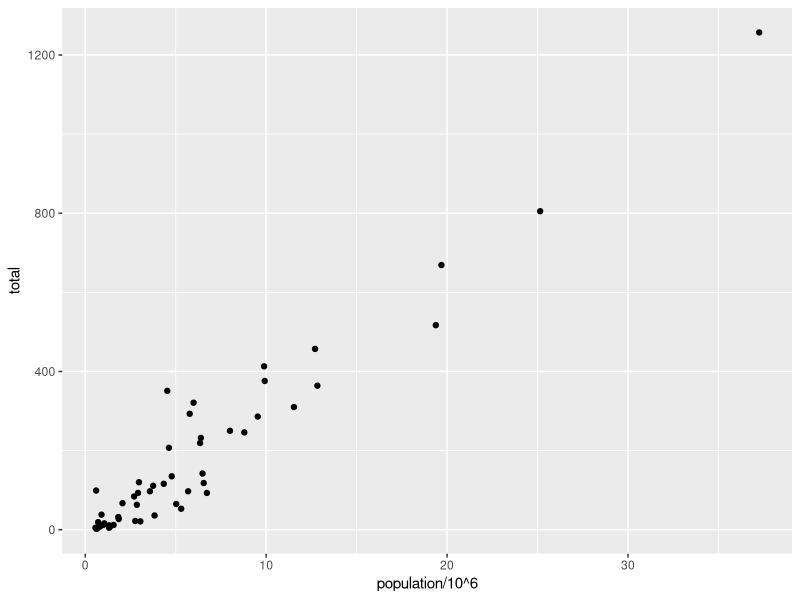
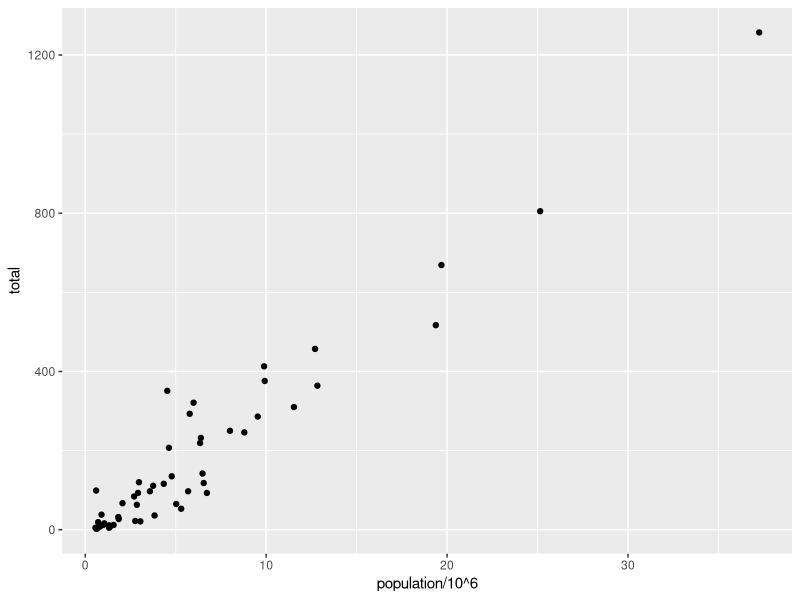
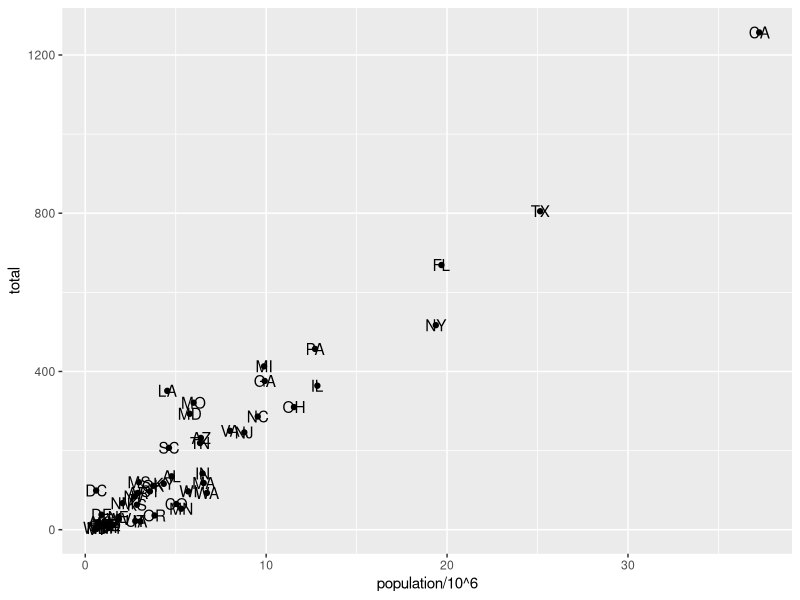
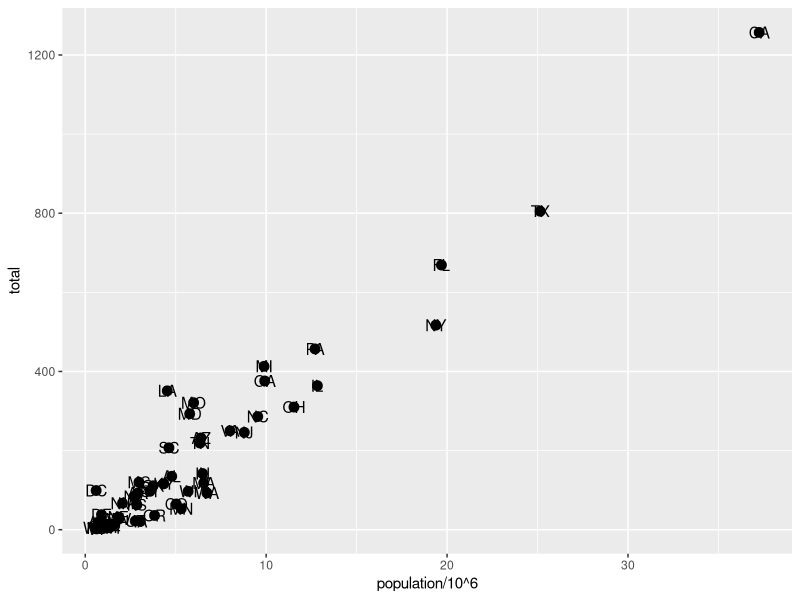
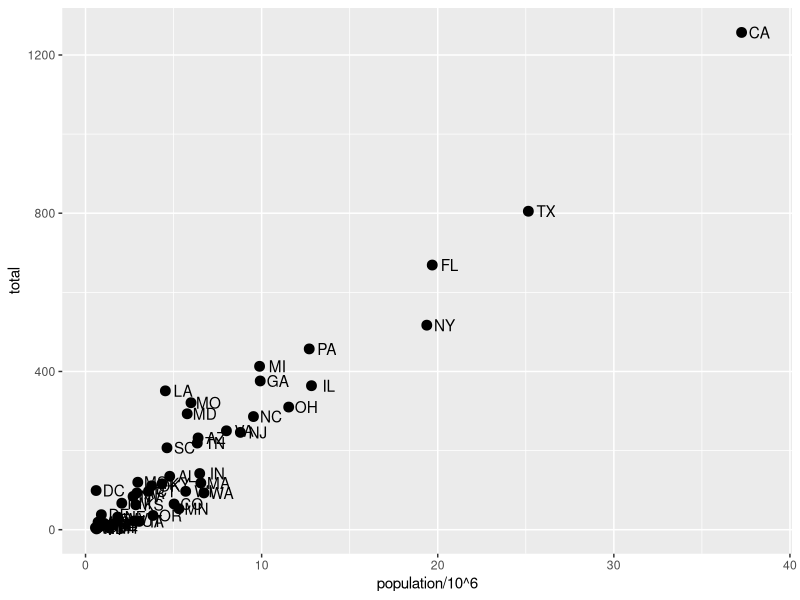
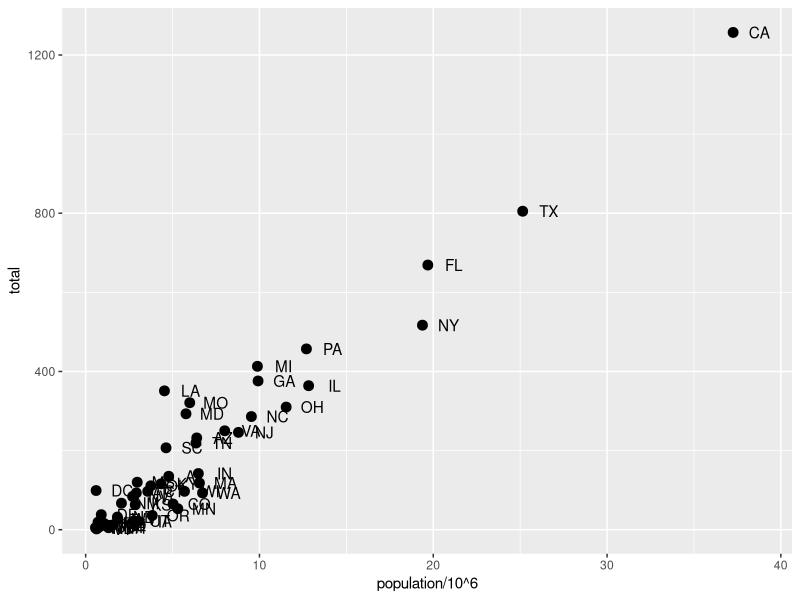
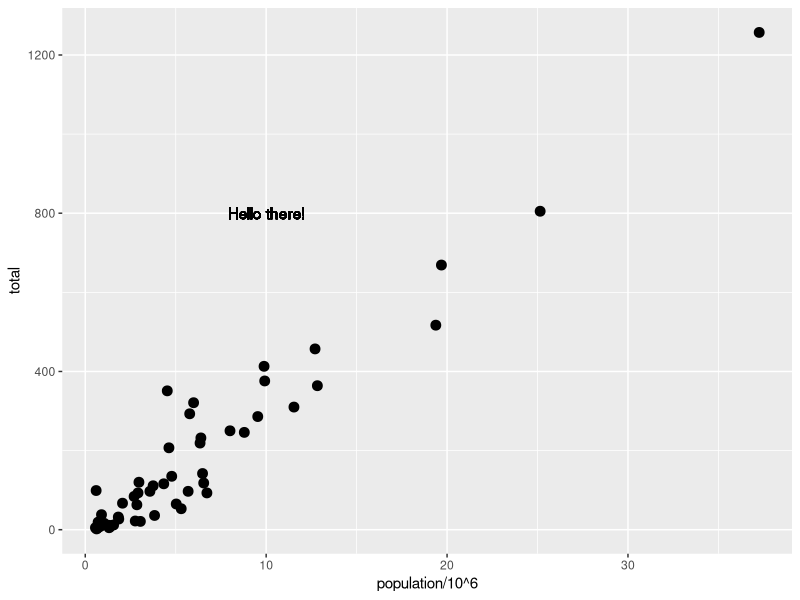
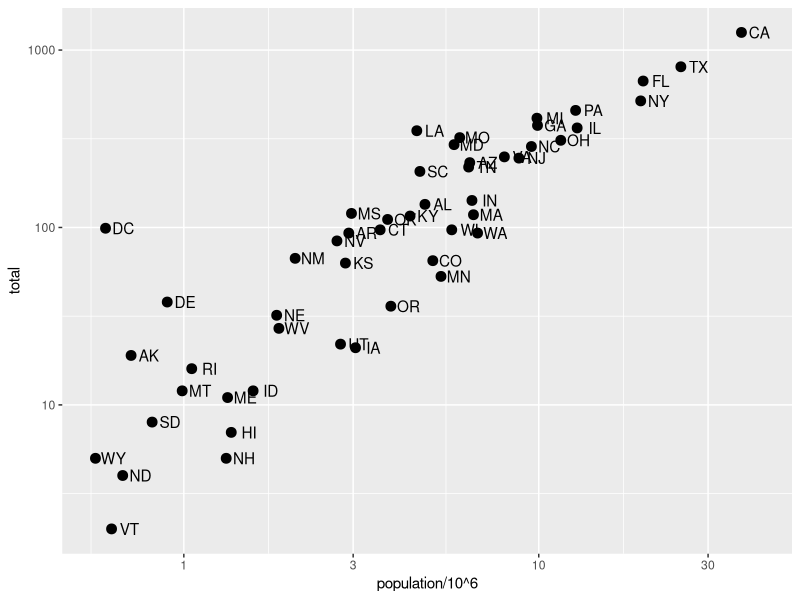

Here is the R script that generated these plots, in order:
## ---- chunk 1
library(tidyverse)
library(dslabs)
data(murders)
## ---- chunk 2
p <- ggplot(data = murders)
## ---- chunk 3
murders %>% ggplot() +
    geom_point(aes(x = population/10^6, y = total))
## ---- chunk 4
# Add points layer to predefined ggplot object
p <- ggplot(data = murders)
p + geom_point(aes(population/10^6, total))
## ---- chunk 5
# Add text layer to scatterplot
p + geom_point(aes(population/10^6, total)) +
    geom_text(aes(population/10^6, total, label = abb))
## ---- chunk 6
# change the size of the points
p + geom_point(aes(population/10^6, total), size = 3) +
    geom_text(aes(population/10^6, total, label = abb))
## ---- chunk 7
# move text labels slightly to the right
p + geom_point(aes(population/10^6, total), size = 3) +
    geom_text(aes(population/10^6, total, label = abb), nudge_x = 1)
## ---- chunk 8
# simplify code by adding global aesthetic
p <- murders %>% ggplot(aes(population/10^6, total, label = abb))
p + geom_point(size = 3) +
    geom_text(nudge_x = 1.5)
## ---- chunk 9
# local aesthetics override global aesthetics
p + geom_point(size = 3) +
    geom_text(aes(x = 10, y = 800, label = "Hello there!"))
## ---- chunk 10
# define p
p <- murders %>% ggplot(aes(population/10^6, total, label = abb))

# log base 10 scale the x-axis and y-axis
p + geom_point(size = 3) +
    geom_text(nudge_x = 0.05) +
    scale_x_continuous(trans = "log10") +
    scale_y_continuous(trans = "log10")

# efficient log scaling of the axes
p + geom_point(size = 3) +
    geom_text(nudge_x = 0.075) +
    scale_x_log10() +
    scale_y_log10()
## ---- chunk 11
p + geom_point(size = 3) +
    geom_text(nudge_x = 0.075) +
    scale_x_log10() +
    scale_y_log10() +
    xlab("Population in millions (log scale)") +
    ylab("Total number of murders (log scale)") +
    ggtitle("US Gun Murders in 2010")
## ---- chunk 12
# redefine p to be everything except the points layer
p <- murders %>%
    ggplot(aes(population/10^6, total, label = abb)) +
    geom_text(nudge_x = 0.075) +
    scale_x_log10() +
    scale_y_log10() +
    xlab("Population in millions (log scale)") +
    ylab("Total number of murders (log scale)") +
    ggtitle("US Gun Murders in 2010")

# make all points blue
p + geom_point(size = 3, color = "blue")

# color points by region
p + geom_point(aes(col = region), size = 3)
## ---- chunk 13
# define average murder rate
r <- murders %>%
    summarize(rate = sum(total) / sum(population) * 10^6) %>%
    pull(rate)

# basic line with average murder rate for the country
p + geom_point(aes(col = region), size = 3) +
    geom_abline(intercept = log10(r))    # slope is default of 1

# change line to dashed and dark grey, line under points
p <- p + geom_abline(intercept = log10(r), lty = 2, color = "darkgrey") +
    geom_point(aes(col = region), size = 3)
p
## ---- chunk 14
# capitalize legend title
p <- p + scale_color_discrete(name = "Region")
p
## ---- chunk 15
# theme used for graphs in the textbook and course
library(dslabs)
ds_theme_set()

# themes from ggthemes
library(ggthemes)
p + theme_economist()    # style of the Economist magazine
p + theme_fivethirtyeight()    # style of the FiveThirtyEight website
## ---- chunk 16
# load libraries
library(tidyverse)
library(ggrepel)
library(ggthemes)
library(dslabs)
data(murders)

# define the intercept
r <- murders %>%
    summarize(rate = sum(total) / sum(population) * 10^6) %>%
    .$rate

# make the plot, combining all elements
murders %>%
    ggplot(aes(population/10^6, total, label = abb)) +
    geom_abline(intercept = log10(r), lty = 2, color = "darkgrey") +
    geom_point(aes(col = region), size = 3) +
    geom_text_repel() +
    scale_x_log10() +
    scale_y_log10() +
    xlab("Population in millions (log scale)") +
    ylab("Total number of murders (log scale)") +
    ggtitle("US Gun Murders in 2010") +
    scale_color_discrete(name = "Region") +
    theme_economist()
## ---- chunk 17
# load heights data
library(tidyverse)
library(dslabs)
data(heights)

# define p
p <- heights %>%
    filter(sex == "Male") %>%
    ggplot(aes(x = height))

# basic histograms
p + geom_histogram()
p + geom_histogram(binwidth = 1)

# histogram with blue fill, black outline, labels and title
p + geom_histogram(binwidth = 1, fill = "blue", col = "black") +
    xlab("Male heights in inches") +
    ggtitle("Histogram")
## ---- chunk 18
p + geom_density()
p + geom_density(fill = "blue")
## ---- chunk 19
# basic QQ-plot
p <- heights %>% filter(sex == "Male") %>%
    ggplot(aes(sample = height))
p + geom_qq()

# QQ-plot against a normal distribution with same mean/sd as data
params <- heights %>%
    filter(sex == "Male") %>%
    summarize(mean = mean(height), sd = sd(height))
p + geom_qq(dparams = params) +
    geom_abline()

# QQ-plot of scaled data against the standard normal distribution
heights %>%
    ggplot(aes(sample = scale(height))) +
    geom_qq() +
    geom_abline()
## ---- chunk 20
# define plots p1, p2, p3
p <- heights %>% filter(sex == "Male") %>% ggplot(aes(x = height))
p1 <- p + geom_histogram(binwidth = 1, fill = "blue", col = "black")
p2 <- p + geom_histogram(binwidth = 2, fill = "blue", col = "black")
p3 <- p + geom_histogram(binwidth = 3, fill = "blue", col = "black")

# arrange plots next to each other in 1 row, 3 columns
library(gridExtra)
grid.arrange(p1, p2, p3, ncol = 3)
